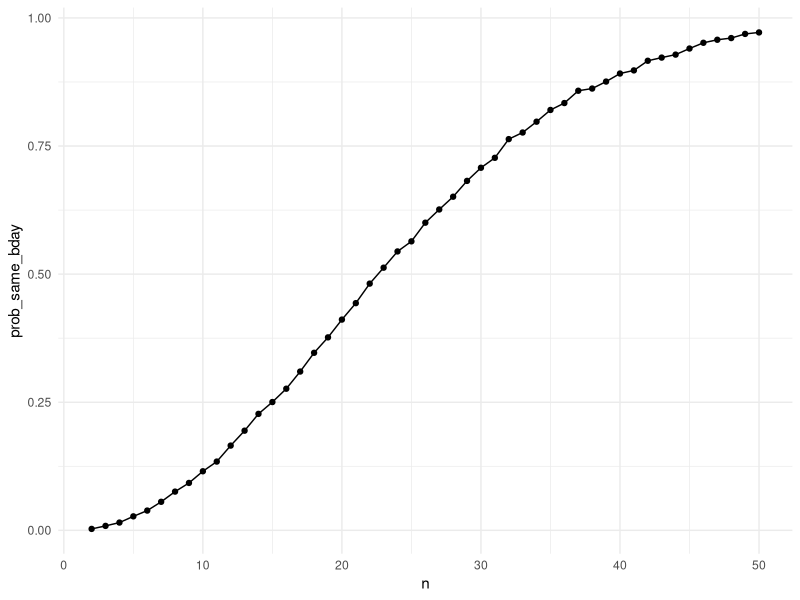

Write the R code that produced this figure. (Note: a time limit stopped this script after it produced the figure.)
## ---- chunk 1
library(tidyverse)
knitr::opts_chunk$set(
  fig.width = 6,
  fig.asp = .6,
  out.width = "90%"
)

theme_set(theme_minimal() + theme(legend.position = "bottom"))

options(
  ggplot2.continuous.colour = "viridis",
  ggplot2.continuous.fill = "viridis"
)

scale_colour_discrete = scale_colour_viridis_d
scale_fill_discrete = scale_fill_viridis_d
## ---- chunk 2
repeat_birthday = function(n){
  birthdays = sample(1:365, n, replace = TRUE)
  
  repeated = length(unique(birthdays)) < n
  
  repeated
}
## ---- chunk 3
sim_results_df = 
  expand_grid(
    n = 2:50,
    iter = 1:10000
  ) |> 
  mutate(
    results = map_lgl(n, repeat_birthday),
  ) |> 
  group_by(
    n
  ) |> 
  summarize(
    prob_same_bday = mean(results)
  ) 
## ---- chunk 4
sim_results_df |> 
  ggplot(aes(x = n, y = prob_same_bday)) + 
  geom_point() + 
  geom_line()
## ---- chunk 5
rnorm_sim = function(mu){
  sample = rnorm(30, mean = mu, sd = 5)
  
  test_results = 
    t.test(sample, mu = 0) |> 
    broom::tidy() |> 
    select(estimate, p.value)
  
  test_results
}
## ---- chunk 6
rnorm_sim_results_df = 
  expand_grid(
    mu = 0:6,
    iter = 1:5000
  ) |> 
  mutate(
    results = map(mu, rnorm_sim)
  ) |> 
  unnest(results)
## ---- chunk 7
power_df = 
  rnorm_sim_results_df |> 
  group_by(
    mu
  ) |> 
  summarize(
    power = mean(p.value < 0.05)
  )
